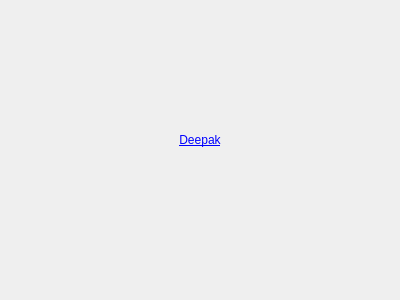
<?xml version="1.0" encoding="UTF-8"?>
<ui version="4.0">
 <class>Form</class>
 <widget class="QWidget" name="Form">
  <property name="geometry">
   <rect>
    <x>0</x>
    <y>0</y>
    <width>400</width>
    <height>300</height>
   </rect>
  </property>
  <property name="windowTitle">
   <string>Form</string>
  </property>
  <layout class="QVBoxLayout" name="verticalLayout">
   <item>
    <spacer name="verticalSpacer">
     <property name="orientation">
      <enum>Qt::Vertical</enum>
     </property>
     <property name="sizeHint" stdset="0">
      <size>
       <width>20</width>
       <height>40</height>
      </size>
     </property>
    </spacer>
   </item>
   <item>
    <widget class="QLabel" name="label">
     <property name="text">
      <string>&lt;a href='www.linkedin.com/in/deepakmandal'&gt;Deepak&lt;/a&gt;</string>
     </property>
     <property name="alignment">
      <set>Qt::AlignCenter</set>
     </property>
     <property name="margin">
      <number>40</number>
     </property>
     <property name="openExternalLinks">
      <bool>true</bool>
     </property>
    </widget>
   </item>
   <item>
    <spacer name="verticalSpacer_2">
     <property name="orientation">
      <enum>Qt::Vertical</enum>
     </property>
     <property name="sizeHint" stdset="0">
      <size>
       <width>20</width>
       <height>40</height>
      </size>
     </property>
    </spacer>
   </item>
   <item>
    <widget class="QLabel" name="label_2">
     <property name="enabled">
      <bool>true</bool>
     </property>
     <property name="frameShape">
      <enum>QFrame::NoFrame</enum>
     </property>
     <property name="frameShadow">
      <enum>QFrame::Plain</enum>
     </property>
     <property name="lineWidth">
      <number>1</number>
     </property>
     <property name="text">
      <string/>
     </property>
     <property name="pixmap">
      <pixmap>Pictures/home-iitg.jpg</pixmap>
     </property>
     <property name="scaledContents">
      <bool>true</bool>
     </property>
     <property name="alignment">
      <set>Qt::AlignCenter</set>
     </property>
     <property name="wordWrap">
      <bool>false</bool>
     </property>
     <property name="margin">
      <number>40</number>
     </property>
    </widget>
   </item>
  </layout>
 </widget>
 <resources/>
 <connections/>
</ui>
